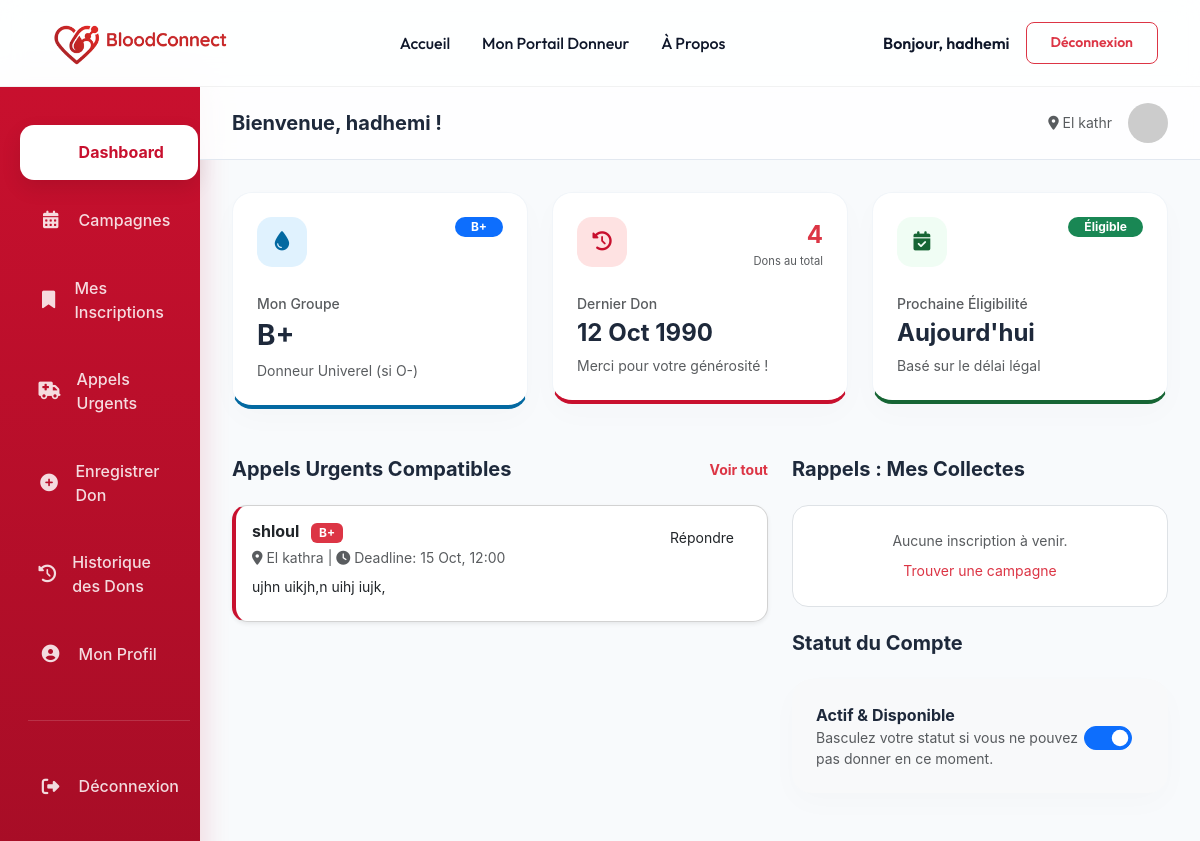
Page /comptes/dashboard_donneur/ (signed in) on the earlier database version.
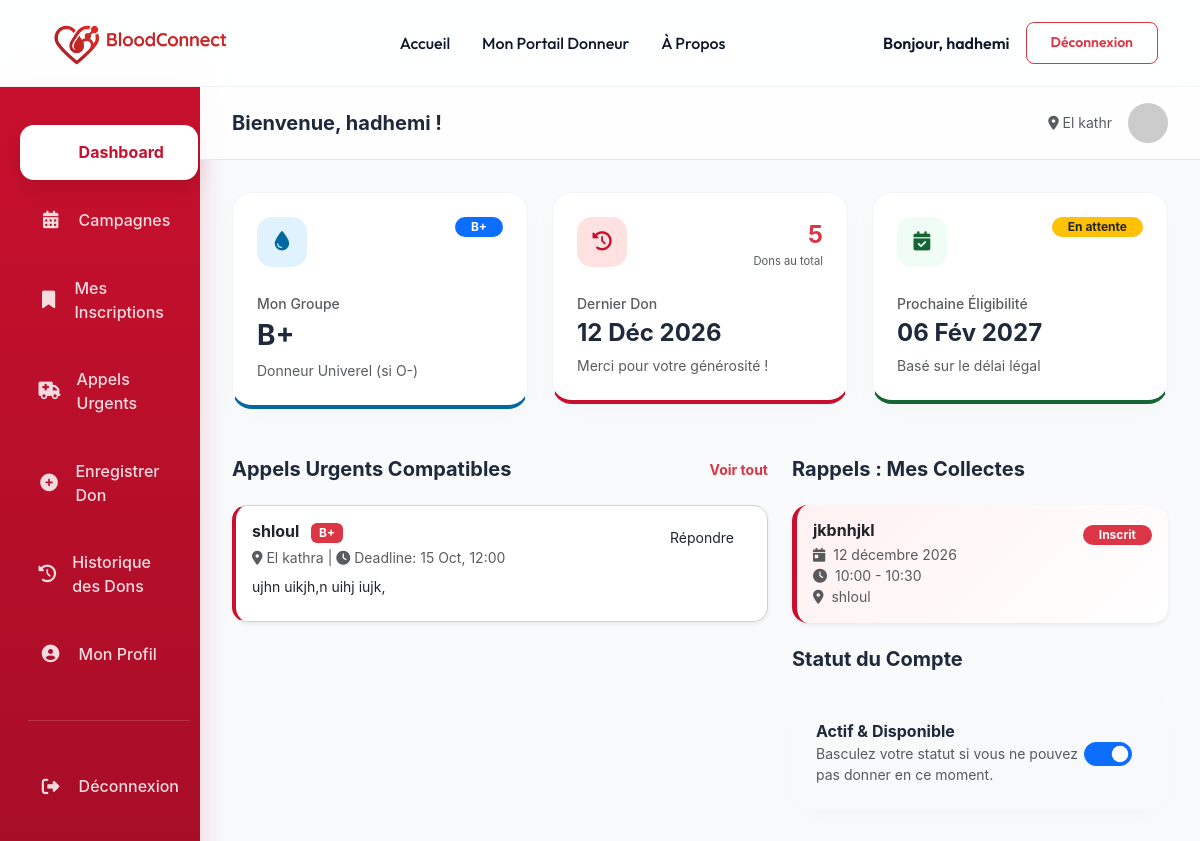
Same page on the later database version.
### comptes/models.py (models this page shows, shortened)
class Donneur(models.Model):
    user = models.OneToOneField(User, on_delete=models.CASCADE)
    groupe_sanguin = models.CharField(max_length=3, choices=[
    ('A+', 'A+'), ('A-', 'A-'), ('B+', 'B+'), ('B-', 'B-'),
    ('AB+', 'AB+'), ('AB-', 'AB-'), ('O+', 'O+'), ('O-', 'O-'),
])
    sexe = models.CharField(max_length=1, choices=[('M', 'Homme'), ('F', 'Femme')])
    date_naissance = models.DateField()
    ville = models.CharField(max_length=100)
    actif = models.BooleanField(default=True)
    derniere_don = models.DateField(null=True, blank=True)
    @property
    def prochaine_date_don(self):
        if not self.derniere_don:
            return None
        jours = 56 if self.sexe == 'M' else 84
        return self.derniere_don + timedelta(days=jours)
    def est_eligible(self):
        if not self.derniere_don:
            return True
        jours = 56 if self.sexe == 'M' else 84
        return (timezone.now().date() - self.derniere_don) >= timedelta(days=jours)

class Hopital(models.Model):
    user = models.OneToOneField(User, on_delete=models.CASCADE)
    nom = models.CharField(max_length=200)
    adresse = models.CharField(max_length=300)
    ville = models.CharField(max_length=100)
    agrement = models.CharField(max_length=50, unique=True)
    valide = models.BooleanField(default=False)

### demandes/models.py (models this page shows, shortened)
class DemandeUrgente(models.Model):
    hopital = models.ForeignKey('comptes.Hopital', on_delete=models.CASCADE, related_name='demandes')
    groupe_sanguin = models.CharField(max_length=3, choices=GROUPE_SANGUIN_CHOICES)
    quantite = models.PositiveIntegerField()
    delai = models.DateTimeField()
    statut = models.CharField(max_length=20, choices=STATUT_DEMANDE_CHOICES, default='active')
    description = models.TextField(blank=True)

### campagnes/models.py (models this page shows, shortened)
class Inscription(models.Model):
    campagne = models.ForeignKey(Campagne, on_delete=models.CASCADE, related_name='inscriptions')
    donneur = models.ForeignKey('comptes.Donneur', on_delete=models.CASCADE)
    creneau_index = models.PositiveIntegerField()
    creneau_horaire = models.CharField(max_length=50)
    date_inscription = models.DateTimeField(auto_now_add=True)
    present = models.BooleanField(default=False)
    class Meta:
        unique_together = ('campagne', 'donneur')

class Campagne(models.Model):
    hopital = models.ForeignKey('comptes.Hopital', on_delete=models.CASCADE, related_name='campagnes')
    nom = models.CharField(max_length=200)
    date = models.DateField()
    lieu = models.CharField(max_length=255)
    groupes_cibles = models.CharField(max_length=100)
    capacite_par_creneau = models.PositiveIntegerField(default=10)
    nb_creneaux = models.PositiveIntegerField(default=1)

### comptes/views.py (the view)
# urls.py: path("dashboard_donneur/", views.dashboard_donneur, name="dashboard_donneur"),
@login_required
@donor_required
def dashboard_donneur(request):
    from demandes.models import DemandeUrgente
    from dons.models import Don
    donneur = request.user.donneur
    target_groups = get_compatible_groups(donneur.groupe_sanguin)
    demandes_compatibles = DemandeUrgente.objects.filter(
        groupe_sanguin__in=target_groups,
        statut='active'
    ).order_by('-delai')[:5]
    historique_dons = donneur.dons.all().order_by('-date_don')
    from campagnes.models import Inscription
    from django.utils import timezone
    prochaines_inscriptions = Inscription.objects.filter(
        donneur=donneur,
        campagne__date__gte=timezone.now().date()
    ).select_related('campagne').order_by('campagne__date')
    return render(request, "dons/dashboard_donneur.html", {
        "donneur": donneur,
        "demandes_compatibles": demandes_compatibles,
        "historique_dons": historique_dons,
        "prochaines_inscriptions": prochaines_inscriptions,
    })

### core/utils.py (called while the page is built)
def get_compatible_groups(donor_group):
    return BLOOD_COMPATIBILITY.get(donor_group, [])

### dons/templates/dons/dashboard_donneur.html (shortened to what the changed rows need)
{% load static %}
<!DOCTYPE html>
<html lang="fr">
<head>
    <link href="https://cdn.jsdelivr.net/npm/bootstrap@5.3.2/dist/css/bootstrap.min.css" rel="stylesheet">
    <link rel="stylesheet" href="https://cdnjs.cloudflare.com/ajax/libs/font-awesome/6.4.2/css/all.min.css">
</head>
<body>
    <div class="container-fluid">
        <div class="row">
            <div class="col-lg-10 p-0">
                <div class="glass-header d-flex justify-content-between align-items-center">
                    <div class="d-flex align-items-center gap-3">
                        <span class="text-muted small"><i class="fas fa-map-marker-alt"></i> {{ donneur.ville }}</span>
                        <div class="dropdown">
                            <img src="https://ui-avatars.com/api/?name={{ request.user.username }}&background=DC2626&color=fff" class="rounded-circle" width="40" alt="Avatar">
                        </div>
                    </div>
                </div>
                <div class="dashboard-content">
                    <div class="row g-4 mb-5">
                        <div class="col-md-4">
                            <div class="stat-card" style="border-bottom: 4px solid #0369A1;">
                                <div class="d-flex justify-content-between align-items-start mb-2">
                                    <div class="stat-icon" style="background: #E0F2FE; color: #0369A1;">
                                        <i class="fas fa-tint"></i>
                                    </div>
                                    <span class="badge bg-primary rounded-pill px-3">{{ donneur.groupe_sanguin }}</span>
                                </div>
                                <span class="text-muted small fw-medium">Mon Groupe</span>
                                <h3 class="fw-bold mt-1">{{ donneur.groupe_sanguin }}</h3>
                                <p class="text-muted small mb-0">Donneur Univerel (si O-)</p>
                            </div>
                        </div>
                        <div class="col-md-4">
                            <div class="stat-card" style="border-bottom: 4px solid var(--primary);">
                                <div class="d-flex justify-content-between align-items-start mb-2">
                                    <div class="stat-icon" style="background: var(--secondary); color: var(--primary);">
                                    </div>
                                    <div class="text-end">
                                        <span class="fs-4 fw-bold text-danger">{{ donneur.dons.count }}</span>
                                        <small class="d-block text-muted" style="font-size: 0.7rem;">Dons au total</small>
                                    </div>
                                </div>
                                <span class="text-muted small fw-medium">Dernier Don</span>
                                <h4 class="fw-bold mt-1">{% if donneur.derniere_don %}{{ donneur.derniere_don|date:"d M Y" }}{% else %}Aucun{% endif %}</h4>
                                <p class="text-muted small mb-0">Merci pour votre générosité !</p>
                            </div>
                        </div>
                        <div class="col-md-4">
                            <div class="stat-card" style="border-bottom: 4px solid #166534;">
                                <div class="d-flex justify-content-between align-items-start mb-2">
                                    <div class="stat-icon" style="background: #F0FDF4; color: #166534;">
                                        <i class="fas fa-calendar-check"></i>
                                    </div>
                                    {% if donneur.est_eligible %}
                                        <span class="badge bg-success rounded-pill px-3">Éligible</span>
                                    {% else %}
                                        <span class="badge bg-warning text-dark rounded-pill px-3">En attente</span>
                                    {% endif %}
                                </div>
                                <span class="text-muted small fw-medium">Prochaine Éligibilité</span>
                                <h4 class="fw-bold mt-1">
                                    {% if donneur.est_eligible %}
                                        Aujourd'hui
                                    {% else %}
                                        {{ donneur.prochaine_date_don|date:"d M Y" }}
                                    {% endif %}
                                </h4>
                                <p class="text-muted small mb-0">Basé sur le délai légal</p>
                            </div>
                        </div>
                    </div>
                    <div class="row">
                        <div class="col-lg-7">
                            {% if demandes_compatibles %}
                                {% for demande in demandes_compatibles %}
                                    <div class="urgent-call p-3 card shadow-sm">
                                        <div class="d-flex justify-content-between align-items-start">
                                            <div>
                                                <h6 class="fw-bold mb-1">{{ demande.hopital.nom }} <span class="badge bg-danger ms-2">{{ demande.groupe_sanguin }}</span></h6>
                                                <p class="text-muted small mb-2"><i class="fas fa-map-marker-alt"></i> {{ demande.hopital.ville }} | <i class="fas fa-clock"></i> Deadline: {{ demande.delai|date:"d M, H:i" }}</p>
                                                <p class="small mb-2 text-dark">{{ demande.description|truncatechars:100 }}</p>
                                            </div>
                                            <a href="{% url 'repondre_appel' demande.pk %}" class="btn btn-primary-red btn-sm rounded-pill px-3">Répondre</a>
                                        </div>
                                    </div>
                                {% endfor %}
                            {% else %}
                                <div class="text-center py-5 bg-white rounded-4 border">
                                    <img src="https://cdn-icons-png.flaticon.com/512/7486/7486744.png" width="80" class="mb-3 opacity-25">
                                    <p class="text-muted">Aucun appel urgent pour votre groupe sanguin en ce moment.</p>
                                </div>
                            {% endif %}
                        </div>
                        <div class="col-lg-5">
                            {% if prochaines_inscriptions %}
                                {% for inscription in prochaines_inscriptions %}
                                    <div class="card border-0 shadow-sm rounded-4 mb-3" style="background: linear-gradient(135deg, #FFF1F2 0%, #FFF 100%); border-left: 5px solid var(--primary) !important;">
                                        <div class="card-body p-3">
                                            <div class="d-flex justify-content-between">
                                                <div>
                                                    <h6 class="fw-bold mb-1">{{ inscription.campagne.nom }}</h6>
                                                    <p class="text-muted small mb-0">
                                                        <i class="fas fa-calendar-day me-1"></i> {{ inscription.campagne.date|date:"d F Y" }}<br>
                                                        <i class="fas fa-clock me-1"></i> {{ inscription.creneau_horaire }}<br>
                                                        <i class="fas fa-map-marker-alt me-1"></i> {{ inscription.campagne.lieu }}
                                                    </p>
                                                </div>
                                                <div class="text-end">
                                                    <span class="badge bg-danger rounded-pill px-3">Inscrit</span>
                                                </div>
                                            </div>
                                        </div>
                                    </div>
                                {% endfor %}
                            {% else %}
                                <div class="text-center py-4 bg-white rounded-4 border mb-4">
                                    <p class="text-muted small m-0 italic">Aucune inscription à venir.</p>
                                    <a href="{% url 'campagne_list' %}" class="btn btn-link btn-sm text-danger text-decoration-none p-0 mt-2">Trouver une campagne</a>
                                </div>
                            {% endif %}
                            <div class="stat-card mb-4 bg-light border-0">
                                <div class="d-flex align-items-center justify-content-between">
                                    <div class="form-check form-switch fs-4">
                                        <input class="form-check-input" type="checkbox" role="switch" {% if donneur.actif %}checked{% endif %} data-url="{% url 'toggle_donor_active' %}" onclick="window.location.href=this.dataset.url;">
                                    </div>
                                </div>
                            </div>
                        </div>
                    </div>
                </div>
            </div>
        </div>
    </div>
</body>
</html>

Differences in the rows shown:
changed Donneur "El kathr": dons.count "4" → "5"; derniere_don "12 Oct 1990" → "12 Déc 2026"; prochaine_date_don (not shown) → "06 Fév 2027"
added Inscription: campagne.nom "jkbnhjkl", campagne "12 décembre 2026", creneau_horaire "10:00 - 10:30", campagne.lieu "shloul"
Other differences:
text no longer shown: "Éligible Aujourd'hui Aucune inscription à venir. Trouver une campagne"
text now shown: "En attente"
